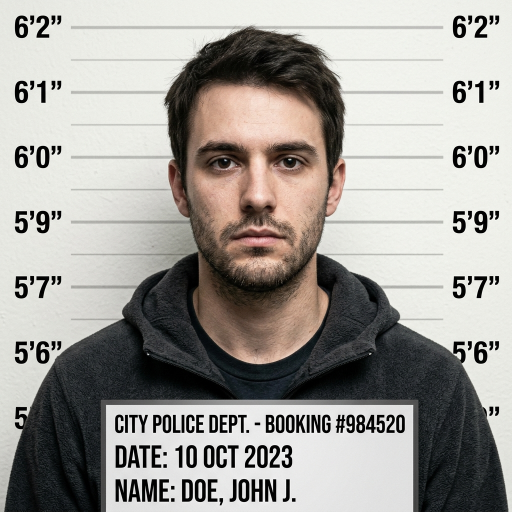
#> input picture vision trace(supreethi)/processed/frames/crop_poi_CASE-2026-089_track_2.jpg, 1024 x 1024 px, given in place of bank_interior_cctv_1788919889756.jpg, which was not available (shown at 1/2 size)
$ python generate_bank_heist_video.py
#> lines starting #> are read from the running program, lines starting #| are printed output that depends on the picture; after the words box and inside, x2 and y2 are one past the last pixel; in counts of white or black regions, pixels touching at a corner belong together; pictures that were not available may be replaced by others from this repository, and a replacement may not be noted
import os
import cv2
import numpy as np
import shutil

def build_bank_video():
    brain_dir = r"C:\Users\shaik\.gemini\antigravity-ide\brain\9b16d68e-be5f-40b4-9955-39544cf3a05e"
    workspace_dir = r"d:\projects\vision trace(supreethi)"

    bg_path = os.path.join(brain_dir, "bank_interior_cctv_1788919889756.jpg")
    suspect_path = os.path.join(brain_dir, "bank_suspect_fullbody_1788919910519.jpg")
    portrait_path = os.path.join(brain_dir, "bank_suspect_portrait_1788919870132.jpg")

    bg_img = cv2.imread(bg_path)
#> bg_img is the input picture: shape (1024, 1024, 3); mean B, G, R 152.7, 157.6, 160.6
    suspect_img = cv2.imread(suspect_path)
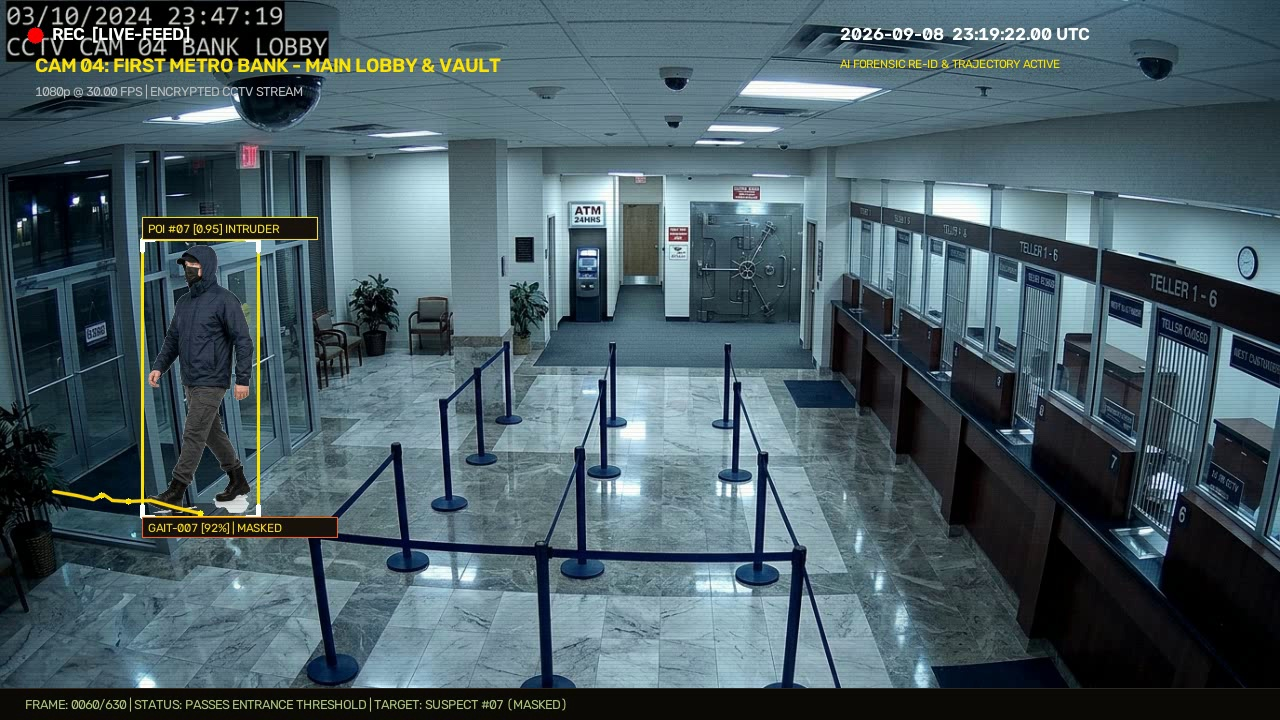
#> input picture vision trace(supreethi)/processed/frames/frame_01_suspect_entering_bank.jpg, 1280 x 720 px, given in place of bank_suspect_fullbody_1788919910519.jpg, which was not available
#> suspect_img is the input picture: shape (720, 1280, 3); mean B, G, R 100, 92.6, 73.5
    portrait_img = cv2.imread(portrait_path)

    if bg_img is None or suspect_img is None:
        raise ValueError("Could not load background or suspect image!")

    # Video output resolution
    width, height = 1280, 720
    fps = 30
    bg_resized = cv2.resize(bg_img, (width, height))

    # Segment suspect cleanly with accurate alpha channel
    h_orig, w_orig, _ = suspect_img.shape
#> h_orig = 720; w_orig = 1280
    gray = cv2.cvtColor(suspect_img, cv2.COLOR_BGR2GRAY)
    boots_y, _ = np.where(gray < 60)
    max_boot_y = int(np.max(boots_y))
#> max_boot_y = 719

    bg_color = np.median(np.vstack([suspect_img[:30, :30], suspect_img[:30, -30:]]), axis=(0, 1))
#> bg_color = [79, 67, 43]
    dist = np.linalg.norm(suspect_img.astype(np.float32) - bg_color, axis=2)
    raw_mask = (dist > 28.0).astype(np.uint8)
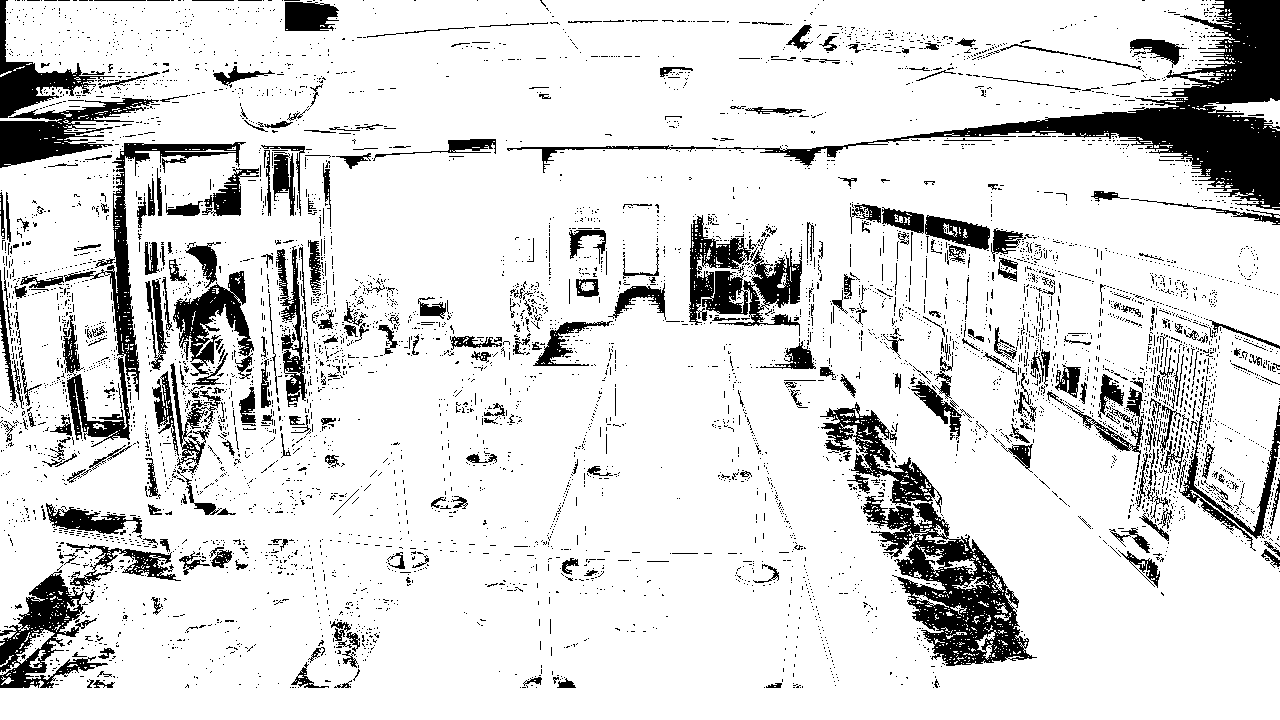
#> raw_mask: shape (720, 1280); values 0 (black) and 1 (white), 86% white; 5886 black regions (5512 under 20 px), largest, box (x1, y1, x2, y2) and area: (507, 0, 1280, 210) 20963, (863, 496, 1037, 666) 10863, (0, 570, 108, 688) 4638
    raw_mask[max_boot_y + 2:, :] = 0

    kernel = cv2.getStructuringElement(cv2.MORPH_ELLIPSE, (3, 3))
    raw_mask = cv2.morphologyEx(raw_mask, cv2.MORPH_CLOSE, kernel)
#> raw_mask: shape (720, 1280); values 0 (black) and 1 (white), 90.4% white; 755 black regions (472 under 20 px), largest, box (x1, y1, x2, y2) and area: (913, 0, 1280, 209) 17989, (897, 534, 1033, 666) 7807, (0, 111, 102, 168) 3132

    num_labels, labels, stats, _ = cv2.connectedComponentsWithStats(raw_mask)
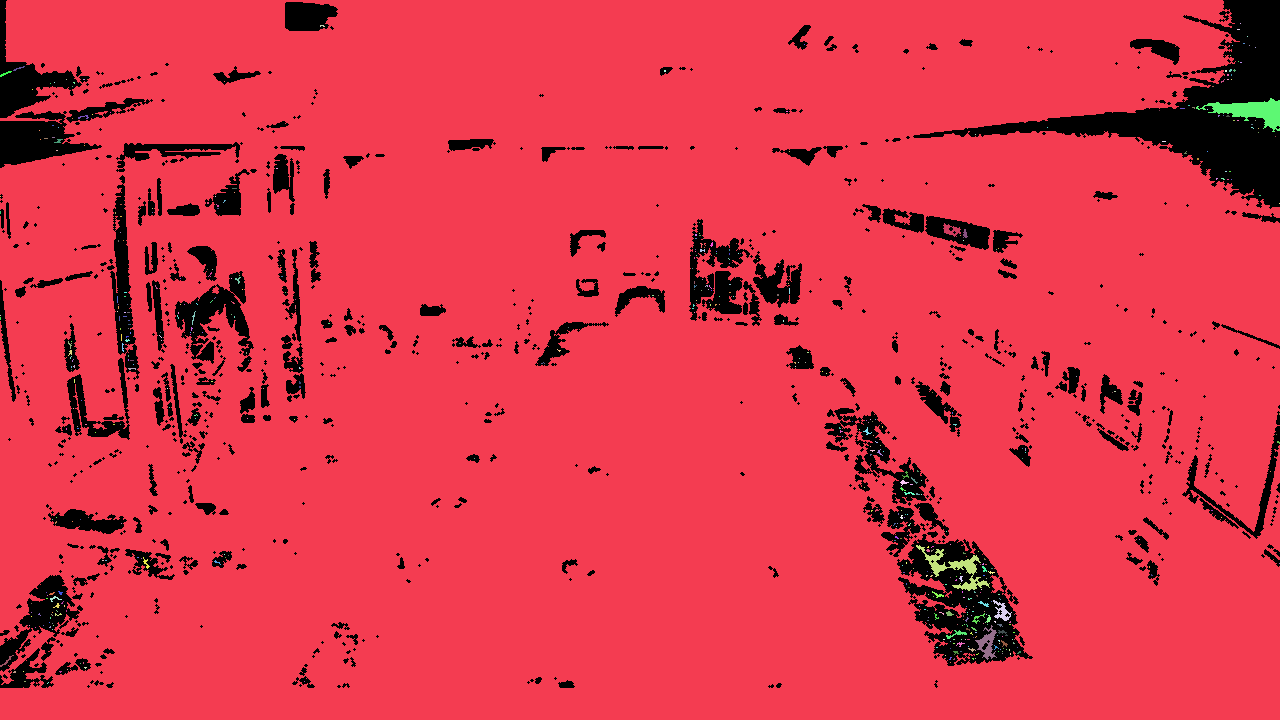
#> labels: shape (720, 1280) int32; 525 distinct labels, from 0 to 524; one colour per label, 0 black
#> num_labels = 525; stats = 525 rows, first 6: [0, 0, 1280, 688, 88841], [0, 0, 1280, 720, 828361], [1240, 23, 1, 1, 1], [320, 25, 5, 2, 7], [1237, 29, 3, 1, 3], [1247, 36, 1, 1, 1]
    largest_label = 1 + np.argmax(stats[1:, cv2.CC_STAT_AREA])
#> largest_label = 1
    x_s, y_s, w_s, h_s, _ = stats[largest_label]
#> x_s = 0; y_s = 0; w_s = 1280; h_s = 720

    # Crop tightly around suspect
    crop_suspect = suspect_img[y_s:y_s+h_s, x_s:x_s+w_s]
    crop_mask = (labels[y_s:y_s+h_s, x_s:x_s+w_s] == largest_label).astype(np.float32)
#> crop_mask: shape (720, 1280) float32; values 0 (black) and 1 (white), 89.9% white; 747 black regions (465 under 20 px), largest, box (x1, y1, x2, y2) and area: (913, 0, 1280, 209) 19276, (897, 534, 1033, 666) 9752, (0, 111, 102, 168) 3166
    crop_mask = cv2.GaussianBlur(crop_mask, (5, 5), 0)

    # Save suspect reference images to project
    dest_uploads_img = os.path.join(workspace_dir, "uploads", "images")
    dest_proc_frames = os.path.join(workspace_dir, "processed", "frames")
    dest_public_img = os.path.join(workspace_dir, "frontend", "public", "images")
    os.makedirs(dest_uploads_img, exist_ok=True)
    os.makedirs(dest_proc_frames, exist_ok=True)
    os.makedirs(dest_public_img, exist_ok=True)

    cv2.imwrite(os.path.join(dest_uploads_img, "bank_suspect_portrait.jpg"), portrait_img)
    cv2.imwrite(os.path.join(dest_uploads_img, "suspect_reference_photo.jpg"), portrait_img)
    cv2.imwrite(os.path.join(dest_uploads_img, "suspect_candidate_07_masked.jpg"), portrait_img)
    cv2.imwrite(os.path.join(dest_proc_frames, "crop_poi_CASE-2026-089_track_7.jpg"), portrait_img)
    cv2.imwrite(os.path.join(dest_proc_frames, "bank_suspect_mugshot.jpg"), portrait_img)
    cv2.imwrite(os.path.join(dest_public_img, "bank_suspect_portrait.jpg"), portrait_img)
    cv2.imwrite(os.path.join(dest_public_img, "bank_suspect_fullbody.jpg"), suspect_img)
    print("Suspect portrait & fullbody reference photos updated.")

    # Define Trajectory Keypoints:
    # 1 person enters bank, roams the entire bank (lobby -> tellers -> vault & ATM -> lobby center), and leaves
    keyframes = [
        # 1. Entering through doors on left
        (0.00, -0.05, 0.68, "Entering bank doors"),
        (0.06,  0.08, 0.69, "Passes entrance threshold"),
        (0.12,  0.20, 0.72, "Enters main bank lobby"),
        # 2. Roaming past queue stanchions towards tellers
        (0.20,  0.36, 0.76, "Navigating around velvet stanchions"),
        (0.28,  0.55, 0.74, "Approaching bank teller stations"),
        (0.35,  0.72, 0.70, "Near Teller Window #2"),
        # 3. Pacing / Inspecting Teller counters
        (0.42,  0.84, 0.65, "Inspects Teller Window #4 cash drawer"),
        (0.48,  0.80, 0.62, "Scans teller counter partition glass"),
        # 4. Roaming to the back corridor / Vault & ATM area
        (0.56,  0.64, 0.52, "Walking into vault corridor"),
        (0.64,  0.54, 0.44, "Approaching 24HR ATM & Heavy Vault Door"),
        (0.70,  0.50, 0.43, "Loitering suspiciously at vault access"),
        # 5. Turning back and roaming through lobby center
        (0.78,  0.42, 0.56, "Pacing back through open lobby"),
        (0.85,  0.30, 0.66, "Moving towards bank exit"),
        # 6. Exiting through entrance glass doors
        (0.92,  0.16, 0.68, "Approaching glass double exit doors"),
        (0.97,  0.05, 0.68, "Pushes open exit door"),
        (1.00, -0.06, 0.68, "Left the bank premises")
    ]

    total_frames = 630  # 21 seconds @ 30fps

    def get_pos(progress):
        for i in range(len(keyframes) - 1):
            t0, x0, y0, _ = keyframes[i]
            t1, x1, y1, _ = keyframes[i+1]
            if t0 <= progress <= t1:
                local_t = (progress - t0) / (t1 - t0)
                s = (1.0 - np.cos(local_t * np.pi)) / 2.0
                x = x0 + s * (x1 - x0)
                y = y0 + s * (y1 - y0)
                dx = x1 - x0
                return x, y, dx
        return keyframes[-1][1], keyframes[-1][2], 0

    dest_uploads_vid = os.path.join(workspace_dir, "uploads", "videos")
    dest_proc_clips = os.path.join(workspace_dir, "processed", "clips")
    dest_public_vid = os.path.join(workspace_dir, "frontend", "public", "videos")
    os.makedirs(dest_uploads_vid, exist_ok=True)
    os.makedirs(dest_proc_clips, exist_ok=True)
    os.makedirs(dest_public_vid, exist_ok=True)

    out_raw_path = os.path.join(dest_uploads_vid, "bank_suspect_roaming.mp4")
    out_hud_path = os.path.join(dest_proc_clips, "bank_suspect_evidence.mp4")
    out_poi_path = os.path.join(dest_proc_clips, "Person_Of_Interest_07_Evidence.mp4")
    out_public_path = os.path.join(dest_public_vid, "bank_suspect_roaming.mp4")

    fourcc = cv2.VideoWriter_fourcc(*'mp4v')
    writer_raw = cv2.VideoWriter(out_raw_path, fourcc, fps, (width, height))
    writer_hud = cv2.VideoWriter(out_hud_path, fourcc, fps, (width, height))

    trajectory_history = []

    print(f"Rendering {total_frames} clean frames of bank surveillance simulation...")

    for f in range(total_frames):
        progress = f / float(total_frames - 1)
        rx, ry, dx = get_pos(progress)

        px = int(rx * width)
        py = int(ry * height)

        # 3D perspective scale calculation
        scale = 0.15 + (ry - 0.40) * 0.72
        scale = max(0.14, min(0.48, scale))

        target_h = int(height * scale)
        target_w = int(crop_suspect.shape[1] * (target_h / crop_suspect.shape[0]))

        bob = int(np.sin(f * 0.45) * 3.5)
        py_draw = py + bob

        facing_left = (dx < 0)
        current_crop = crop_suspect
        current_mask = crop_mask
        if facing_left:
            current_crop = cv2.flip(current_crop, 1)
            current_mask = cv2.flip(current_mask, 1)

        resized_suspect = cv2.resize(current_crop, (target_w, target_h), interpolation=cv2.INTER_AREA)
        resized_mask = cv2.resize(current_mask, (target_w, target_h), interpolation=cv2.INTER_LINEAR)

        frame_raw = bg_resized.copy()

        x_left = px - target_w // 2
        y_top = py_draw - target_h
        x_right = x_left + target_w
        y_bottom = py_draw

        foot_x = px
        foot_y = py_draw

        if x_right > 0 and x_left < width and y_bottom > 0 and y_top < height:
            # Contact floor shadow
            shadow_w = int(target_w * 0.65)
            shadow_h = int(target_h * 0.07)
            shadow_center = (foot_x, foot_y - 1)
            overlay_shadow = frame_raw.copy()
            cv2.ellipse(overlay_shadow, shadow_center, (shadow_w // 2, shadow_h // 2), 0, 0, 360, (10, 10, 15), -1)
            cv2.addWeighted(overlay_shadow, 0.45, frame_raw, 0.55, 0, frame_raw)

            # Alpha blend suspect
            sx1 = max(0, -x_left)
            sy1 = max(0, -y_top)
            sx2 = target_w - max(0, x_right - width)
            sy2 = target_h - max(0, y_bottom - height)

            dx1 = max(0, x_left)
            dy1 = max(0, y_top)
            dx2 = min(width, x_right)
            dy2 = min(height, y_bottom)

            if dx2 > dx1 and dy2 > dy1:
                alpha = resized_mask[sy1:sy2, sx1:sx2, np.newaxis]
                sub_fg = resized_suspect[sy1:sy2, sx1:sx2].astype(np.float32)
                sub_bg = frame_raw[dy1:dy2, dx1:dx2].astype(np.float32)
                blended = sub_fg * alpha + sub_bg * (1.0 - alpha)
                frame_raw[dy1:dy2, dx1:dx2] = np.clip(blended, 0, 255).astype(np.uint8)

            if f % 4 == 0 and x_left > 0 and x_right < width:
                trajectory_history.append((foot_x, foot_y))

        # CCTV grain / noise
        noise = np.random.randint(-4, 4, (height, width, 3), dtype=np.int16)
        frame_raw = np.clip(frame_raw.astype(np.int16) + noise, 0, 255).astype(np.uint8)

        # Subtle scanlines
        frame_raw[::4, :, :] = (frame_raw[::4, :, :] * 0.94).astype(np.uint8)

        frame_hud = frame_raw.copy()

        # Draw Trajectory on HUD
        if len(trajectory_history) > 1:
            for i in range(1, len(trajectory_history)):
                pt1 = trajectory_history[i-1]
                pt2 = trajectory_history[i]
                cv2.line(frame_hud, pt1, pt2, (0, 215, 255), 2, cv2.LINE_AA)
                if i % 3 == 0:
                    cv2.circle(frame_hud, pt2, 3, (0, 240, 255), -1)

        # Draw AI Bounding Box & HUD
        if x_right > 20 and x_left < width - 20 and y_bottom > 20:
            box_x1 = max(5, x_left - 4)
            box_y1 = max(5, y_top - 6)
            box_x2 = min(width - 5, x_right + 4)
            box_y2 = min(height - 5, y_bottom + 4)

            cyan = (0, 229, 255)
            cv2.rectangle(frame_hud, (box_x1, box_y1), (box_x2, box_y2), cyan, 2)
            c_len = 12
            cv2.line(frame_hud, (box_x1, box_y1), (box_x1 + c_len, box_y1), (255, 255, 255), 3)
            cv2.line(frame_hud, (box_x1, box_y1), (box_x1, box_y1 + c_len), (255, 255, 255), 3)
            cv2.line(frame_hud, (box_x2, box_y1), (box_x2 - c_len, box_y1), (255, 255, 255), 3)
            cv2.line(frame_hud, (box_x2, box_y1), (box_x2, box_y1 + c_len), (255, 255, 255), 3)
            cv2.line(frame_hud, (box_x1, box_y2), (box_x1 + c_len, box_y2), (255, 255, 255), 3)
            cv2.line(frame_hud, (box_x1, box_y2), (box_x1, box_y2 - c_len), (255, 255, 255), 3)
            cv2.line(frame_hud, (box_x2, box_y2), (box_x2 - c_len, box_y2), (255, 255, 255), 3)
            cv2.line(frame_hud, (box_x2, box_y2), (box_x2, box_y2 - c_len), (255, 255, 255), 3)

            cv2.rectangle(frame_hud, (box_x1, box_y1 - 22), (box_x1 + 175, box_y1), (15, 20, 25), -1)
            cv2.rectangle(frame_hud, (box_x1, box_y1 - 22), (box_x1 + 175, box_y1), cyan, 1)
            cv2.putText(frame_hud, "POI #07 [0.95] INTRUDER", (box_x1 + 6, box_y1 - 6),
                        cv2.FONT_HERSHEY_SIMPLEX, 0.42, cyan, 1, cv2.LINE_AA)

            cv2.rectangle(frame_hud, (box_x1, box_y2), (box_x1 + 195, box_y2 + 20), (15, 20, 25), -1)
            cv2.rectangle(frame_hud, (box_x1, box_y2), (box_x1 + 195, box_y2 + 20), (0, 100, 255), 1)
            cv2.putText(frame_hud, "GAIT-007 [92%] | MASKED", (box_x1 + 6, box_y2 + 15),
                        cv2.FONT_HERSHEY_SIMPLEX, 0.40, (0, 220, 255), 1, cv2.LINE_AA)

        for f_img, is_hud in [(frame_raw, False), (frame_hud, True)]:
            rec_blink = ((f // 15) % 2 == 0)
            if rec_blink:
                cv2.circle(f_img, (35, 35), 8, (0, 0, 255), -1)
            else:
                cv2.circle(f_img, (35, 35), 8, (0, 0, 140), -1)

            cv2.putText(f_img, "REC  [LIVE-FEED]", (52, 40), cv2.FONT_HERSHEY_SIMPLEX, 0.6, (255, 255, 255), 2, cv2.LINE_AA)
            cv2.putText(f_img, "CAM 04: FIRST METRO BANK - MAIN LOBBY & VAULT", (35, 72), cv2.FONT_HERSHEY_SIMPLEX, 0.65, (0, 229, 255), 2, cv2.LINE_AA)
            cv2.putText(f_img, "1080p @ 30.00 FPS | ENCRYPTED CCTV STREAM", (35, 96), cv2.FONT_HERSHEY_SIMPLEX, 0.45, (190, 190, 190), 1, cv2.LINE_AA)

            sec_elapsed = f / float(fps)
            total_sec = 19 * 60 + 20 + sec_elapsed
            m = int(total_sec // 60)
            s = int(total_sec % 60)
            ms = int((sec_elapsed % 1.0) * 100)
            time_str = f"2026-09-08  23:{m:02d}:{s:02d}.{ms:02d} UTC"
            cv2.putText(f_img, time_str, (width - 440, 40), cv2.FONT_HERSHEY_SIMPLEX, 0.60, (255, 255, 255), 2, cv2.LINE_AA)
            hud_label = "AI FORENSIC RE-ID & TRAJECTORY ACTIVE" if is_hud else "RAW METROPOLITAN SURVEILLANCE FEED"
            cv2.putText(f_img, hud_label, (width - 440, 68), cv2.FONT_HERSHEY_SIMPLEX, 0.42, (0, 229, 255), 1, cv2.LINE_AA)

            cv2.rectangle(f_img, (0, height - 32), (width, height), (8, 10, 14), -1)
            cv2.line(f_img, (0, height - 32), (width, height - 32), (30, 40, 50), 1)
            current_action = "PERSON ROAMING BANK"
            for k in keyframes:
                if progress >= k[0]:
                    current_action = k[3]
            footer_text = f"FRAME: {f:04d}/{total_frames} | STATUS: {current_action.upper()} | TARGET: SUSPECT #07 (MASKED)"
            cv2.putText(f_img, footer_text, (25, height - 11), cv2.FONT_HERSHEY_SIMPLEX, 0.44, (120, 200, 170), 1, cv2.LINE_AA)

        writer_raw.write(frame_raw)
        writer_hud.write(frame_hud)
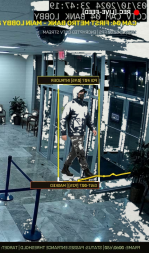
#> blended: shape (253, 149, 3) float32; mean B, G, R 101.3, 99, 84.2
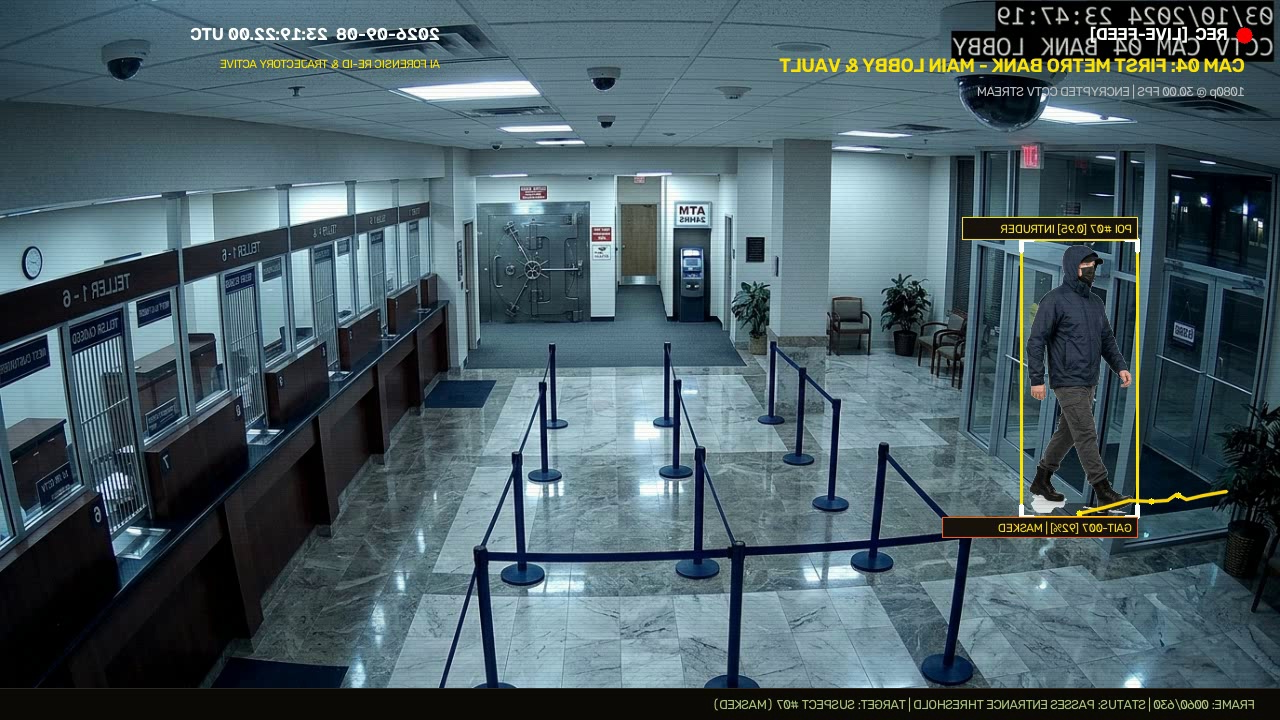
#> current_crop: shape (720, 1280, 3); mean B, G, R 100, 92.6, 73.5
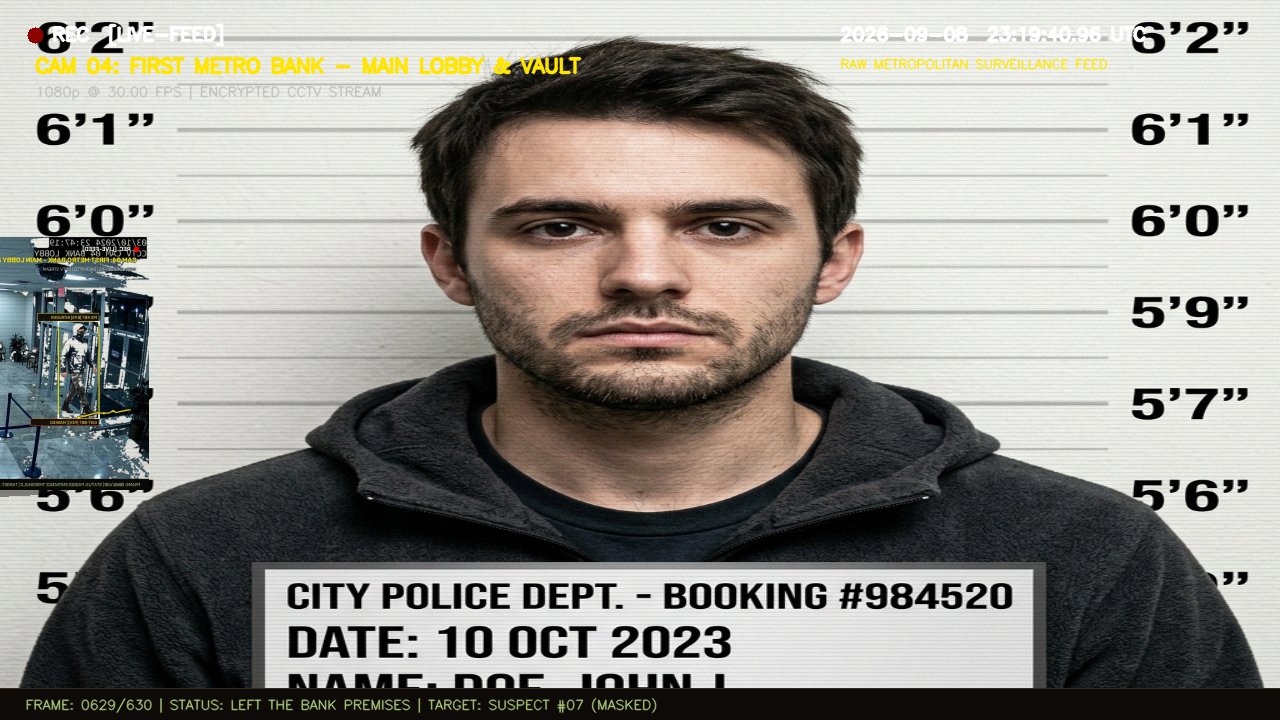
#> frame_raw: shape (720, 1280, 3); mean B, G, R 139.6, 145.6, 148.3

    writer_raw.release()
    writer_hud.release()

    shutil.copyfile(out_raw_path, out_public_path)
    shutil.copyfile(out_hud_path, out_poi_path)

    # Re-extract clean keyframes
#> (the run stopped early here; a loop or call above may not have finished)
